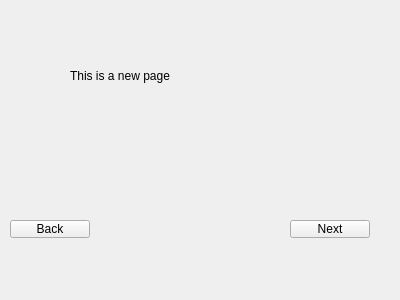
<?xml version="1.0" encoding="UTF-8"?>
<ui version="4.0">
 <class>Start</class>
 <widget class="QWidget" name="Start">
  <property name="geometry">
   <rect>
    <x>0</x>
    <y>0</y>
    <width>400</width>
    <height>300</height>
   </rect>
  </property>
  <property name="windowTitle">
   <string>Form</string>
  </property>
  <widget class="QLabel" name="label">
   <property name="geometry">
    <rect>
     <x>70</x>
     <y>20</y>
     <width>211</width>
     <height>111</height>
    </rect>
   </property>
   <property name="text">
    <string>This is a new page</string>
   </property>
  </widget>
  <widget class="QPushButton" name="backButton">
   <property name="geometry">
    <rect>
     <x>10</x>
     <y>220</y>
     <width>80</width>
     <height>18</height>
    </rect>
   </property>
   <property name="text">
    <string>Back</string>
   </property>
  </widget>
  <widget class="QPushButton" name="nextButton">
   <property name="geometry">
    <rect>
     <x>290</x>
     <y>220</y>
     <width>80</width>
     <height>18</height>
    </rect>
   </property>
   <property name="text">
    <string>Next</string>
   </property>
  </widget>
 </widget>
 <resources/>
 <connections/>
</ui>
